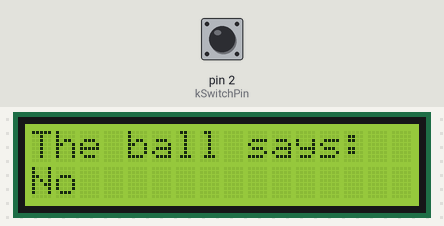
The sketch below on a simulated Arduino Uno, built with avr-gcc and run on an emulated ATmega328P. Parts: 16×2 character LCD. The test bench sets the inputs (shaded band); at power-on: pin 2 (kSwitchPin) HIGH. Random numbers use the default seed unless the sketch sets one.

Above: at 2.2 s.
2.3 s: pin 2 (kSwitchPin) pulled LOW for 0.15 s
At 3.0 s:
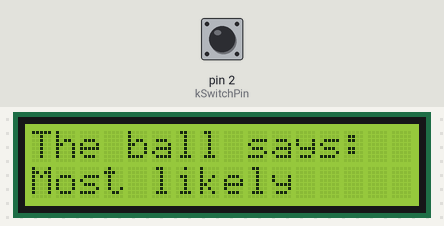
3.9 s: pin 2 (kSwitchPin) pulsed LOW 5 times (0.12 s each, 0.3 s apart)
At 6.2 s:
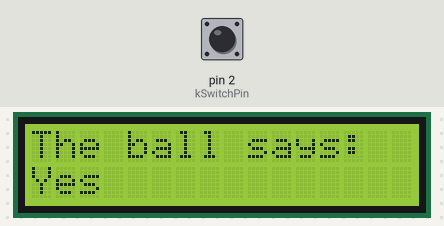
6.9 s: pin 2 (kSwitchPin) pulled LOW for 1 s
At 9.0 s:
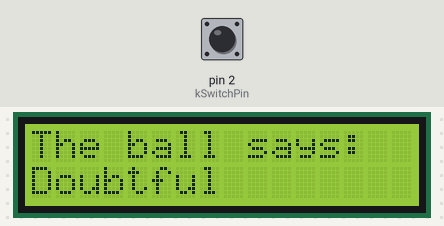
9.4 s: pin 2 (kSwitchPin) pulled LOW for 0.15 s
At 10.7 s:
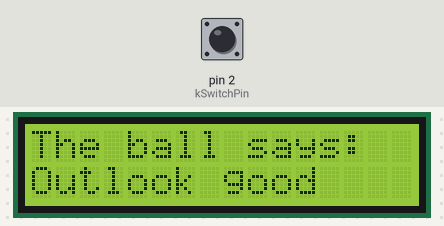
11.0 s: pin 2 (kSwitchPin) pulled LOW for 3.2 s
At 15.0 s:
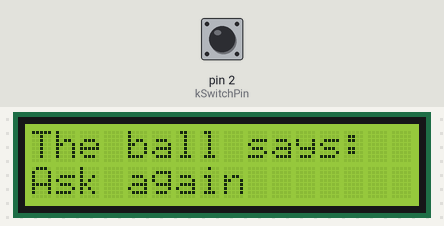
15.7 s: pin 2 (kSwitchPin) pulsed LOW 5 times (0.12 s each, 0.3 s apart)
At 16.57 s:
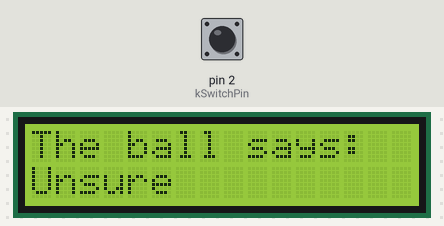
Timing chart, 0 to 18.7 s (numbered marks = the images above; inputs shaded):
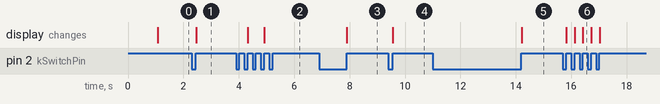

Measured:
- after the input at 2.3 s, the display: changes after 0.16 s (image 1)
- after the input at 3.9 s, the display: first changes after 0.43 s (image 2 shows a later state)
- after the input at 6.9 s, the display: changes after 1.0 s (image 3)
- after the input at 9.4 s, the display: changes after 0.16 s (image 4)
- after the input at 11.0 s, the display: changes after 3.2 s (image 5)
- after the input at 15.7 s, the display: first changes after 0.12 s (image 6 shows a later state)

The sketch:

project_11_crystal_ball.ino
```cpp
#include<LiquidCrystal.h>

const int kSwitchPin = 2;
const char* kAnswers[] = {"Yes", "Most likely", "Certainly", "Outlook good", "Unsure", "Ask again", "Doubtful", "No"};

LiquidCrystal lcd(3, 4, 8, 9, 10, 11);
int preSwitchState = LOW;
int switchState = LOW;

void setup() {
  Serial.begin(9600);
  pinMode(kSwitchPin, INPUT);
  lcd.begin(16, 2);
  lcd.print("Hello LCD :)");
  delay(1000);

  lcd.clear();
  lcd.print("Ask the");
  lcd.setCursor(0, 1);
  lcd.print("Crystal Ball!");
}

void loop() {
  switchState = digitalRead(kSwitchPin);

  if (switchState == preSwitchState) return;

  if (preSwitchState == LOW) {
    int reply = random(8);
    lcd.clear();
    lcd.setCursor(0, 0);
    lcd.print("The ball says:");
    lcd.setCursor(0, 1);
    lcd.print(kAnswers[reply]);
  }
  preSwitchState = switchState;
}
```
